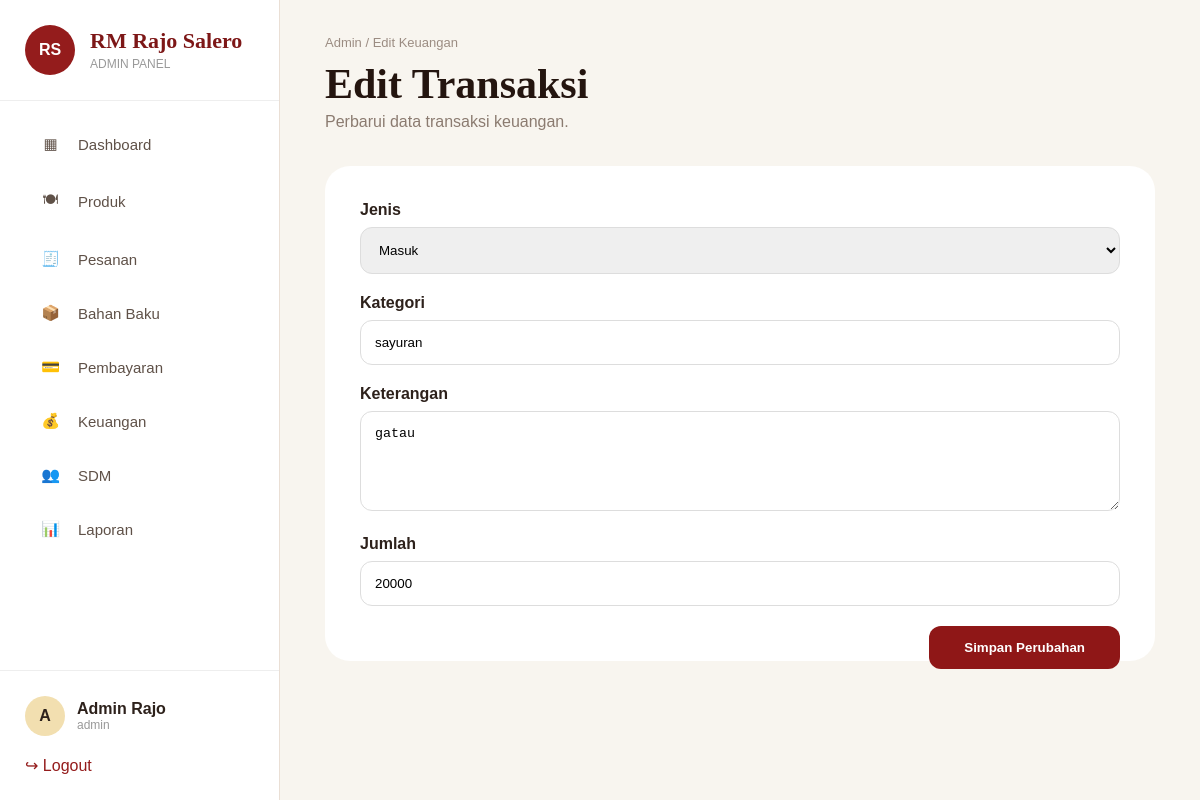
Page /admin/edit_keuangan.php?id=2 (signed in) on the committed database.
### tables this page shows
CREATE TABLE `keuangan` (
  `id` int(11) NOT NULL,
  `jenis` enum('Masuk','Keluar') DEFAULT NULL,
  `kategori` varchar(100) DEFAULT NULL,
  `keterangan` varchar(255) DEFAULT NULL,
  `jumlah` int(11) DEFAULT NULL,
  `tanggal` timestamp NOT NULL DEFAULT current_timestamp()
);

### admin/edit_keuangan.php (the view, shortened to what this page needs)
<?php
require_once 'database.php';
$id = $_GET['id'];
$data = mysqli_fetch_assoc(
    mysqli_query(
        $conn,
        "SELECT * FROM keuangan WHERE id='$id'"
    )
);
?>
<!DOCTYPE html>
<html lang="id">
<head>
<link rel="stylesheet" href="dashboard.css">
</head>
<body>
<div class="admin-layout">
<?php include 'sidebar.php'; ?>
<main class="main-content">
<header class="topbar">
<div>
<p class="breadcrumb">
Admin / Edit Keuangan
</p>
<h1>
Edit Transaksi
</h1>
<p class="welcome">
Perbarui data transaksi keuangan.
</p>
</div>
</header>
<section class="form-card">
<form action="update_keuangan.php" method="POST">
<div class="form-group">
<label>
Jenis
</label>
<select name="jenis">
<option value="Masuk"
<?= $data['jenis']=="Masuk"?'selected':''; ?>>
Masuk
</option>
</select>
</div>
<div class="form-group">
<label>
Kategori
</label>
<input
type="text"
name="kategori"
value="<?= $data['kategori']; ?>"
required>
</div>
<div class="form-group">
<label>
Keterangan
</label>
<textarea name="keterangan"><?= $data['keterangan']; ?></textarea>
</div>
<div class="form-group">
<label>
Jumlah
</label>
<input
type="number"
name="jumlah"
value="<?= $data['jumlah']; ?>"
required>
</div>
<button>
Simpan Perubahan
</button>
</form>
</section>
</main>
</div>
</body>
</html>

### admin/dashboard.css (style rules this page uses)
.admin-layout { display:flex; }
.main-content { margin-left:280px; width:calc(100% - 280px); padding:35px 45px; }
* { margin:0; padding:0; box-sizing:border-box; }
body { background:#f8f5ef; color:#2d211b; font-family:'Montserrat', sans-serif; }
.admin-layout { display:flex; min-height:100vh; }
.main-content { flex:1; padding:35px 45px; }
.topbar { display:flex; justify-content:space-between; align-items:center; margin-bottom:35px; }
.breadcrumb { color:#9b8c82; font-size:13px; margin-bottom:10px; }
.topbar h1 { font-family:'Cormorant Garamond',serif; font-size:42px; color:#24150f; }
.welcome { color:#8b7b70; margin-top:5px; }

### admin/edit_keuangan.php (style rules this page uses)
.form-card { background:white; padding:35px; border-radius:25px; margin-top:30px; }
.form-group { margin-bottom:20px; }
label { display:block; font-weight:600; margin-bottom:8px; }
input, select, textarea { width:100%; padding:14px; border:1px solid #ddd; border-radius:12px; }
textarea { height:100px; }
button { background:#8f1717; color:white; border:none; padding:14px 35px; border-radius:12px; font-weight:bold; cursor:pointer; float:right; }

### rows in the picture
keuangan: jenis "Masuk", kategori "sayuran", keterangan "gatau", jumlah "20000"

### other values in the picture
substr($admin_name, 0, 1) "A"
$admin_name "Admin Rajo"
$admin_username "admin"
